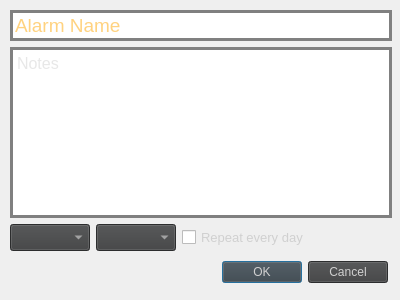
<?xml version="1.0" encoding="UTF-8"?>
<ui version="4.0">
 <class>AlarmDialog</class>
 <widget class="QDialog" name="AlarmDialog">
  <property name="geometry">
   <rect>
    <x>0</x>
    <y>0</y>
    <width>400</width>
    <height>300</height>
   </rect>
  </property>
  <property name="windowTitle">
   <string>Add Alarm</string>
  </property>
  <widget class="QWidget" name="verticalLayoutWidget">
   <property name="geometry">
    <rect>
     <x>10</x>
     <y>10</y>
     <width>382</width>
     <height>241</height>
    </rect>
   </property>
   <layout class="QVBoxLayout" name="verticalLayout">
    <item>
     <widget class="QLineEdit" name="lineEdit">
      <property name="font">
       <font>
        <pointsize>14</pointsize>
       </font>
      </property>
      <property name="contextMenuPolicy">
       <enum>Qt::DefaultContextMenu</enum>
      </property>
      <property name="styleSheet">
       <string notr="true">border: 3px solid gray;
color: #ffa500;</string>
      </property>
      <property name="text">
       <string/>
      </property>
      <property name="placeholderText">
       <string>Alarm Name</string>
      </property>
     </widget>
    </item>
    <item>
     <widget class="QTextEdit" name="textEdit">
      <property name="font">
       <font>
        <pointsize>12</pointsize>
       </font>
      </property>
      <property name="styleSheet">
       <string notr="true">border: 3px solid gray;
color: #d0d0d0;</string>
      </property>
      <property name="placeholderText">
       <string>Notes</string>
      </property>
     </widget>
    </item>
    <item>
     <layout class="QHBoxLayout" name="horizontalLayout">
      <item>
       <widget class="QComboBox" name="hourBox">
        <property name="sizePolicy">
         <sizepolicy hsizetype="Preferred" vsizetype="Expanding">
          <horstretch>0</horstretch>
          <verstretch>0</verstretch>
         </sizepolicy>
        </property>
        <property name="font">
         <font>
          <pointsize>12</pointsize>
         </font>
        </property>
        <property name="styleSheet">
         <string notr="true">background: #3E3F40;
color: #d0d0d0;
padding: 2px;
section-color: #d0d0d0;</string>
        </property>
        <property name="maxVisibleItems">
         <number>24</number>
        </property>
       </widget>
      </item>
      <item>
       <widget class="QComboBox" name="minBox">
        <property name="sizePolicy">
         <sizepolicy hsizetype="Preferred" vsizetype="Preferred">
          <horstretch>0</horstretch>
          <verstretch>0</verstretch>
         </sizepolicy>
        </property>
        <property name="font">
         <font>
          <pointsize>12</pointsize>
         </font>
        </property>
        <property name="styleSheet">
         <string notr="true">background: #3E3F40;
color: #d0d0d0;
padding: 2px;
</string>
        </property>
       </widget>
      </item>
      <item>
       <widget class="QCheckBox" name="checkBox">
        <property name="sizePolicy">
         <sizepolicy hsizetype="Expanding" vsizetype="Fixed">
          <horstretch>0</horstretch>
          <verstretch>0</verstretch>
         </sizepolicy>
        </property>
        <property name="font">
         <font>
          <pointsize>10</pointsize>
         </font>
        </property>
        <property name="styleSheet">
         <string notr="true">color: #d0d0d0;</string>
        </property>
        <property name="text">
         <string>Repeat every day</string>
        </property>
       </widget>
      </item>
     </layout>
    </item>
   </layout>
  </widget>
  <widget class="QDialogButtonBox" name="buttonBox">
   <property name="geometry">
    <rect>
     <x>10</x>
     <y>260</y>
     <width>378</width>
     <height>25</height>
    </rect>
   </property>
   <property name="sizePolicy">
    <sizepolicy hsizetype="Minimum" vsizetype="Fixed">
     <horstretch>0</horstretch>
     <verstretch>0</verstretch>
    </sizepolicy>
   </property>
   <property name="styleSheet">
    <string notr="true">background: #3E3F40;
color: #d0d0d0;</string>
   </property>
   <property name="orientation">
    <enum>Qt::Horizontal</enum>
   </property>
   <property name="standardButtons">
    <set>QDialogButtonBox::Cancel|QDialogButtonBox::Ok</set>
   </property>
  </widget>
 </widget>
 <resources/>
 <connections>
  <connection>
   <sender>buttonBox</sender>
   <signal>accepted()</signal>
   <receiver>AlarmDialog</receiver>
   <slot>accept()</slot>
   <hints>
    <hint type="sourcelabel">
     <x>248</x>
     <y>254</y>
    </hint>
    <hint type="destinationlabel">
     <x>157</x>
     <y>274</y>
    </hint>
   </hints>
  </connection>
  <connection>
   <sender>buttonBox</sender>
   <signal>rejected()</signal>
   <receiver>AlarmDialog</receiver>
   <slot>reject()</slot>
   <hints>
    <hint type="sourcelabel">
     <x>316</x>
     <y>260</y>
    </hint>
    <hint type="destinationlabel">
     <x>286</x>
     <y>274</y>
    </hint>
   </hints>
  </connection>
 </connections>
</ui>
